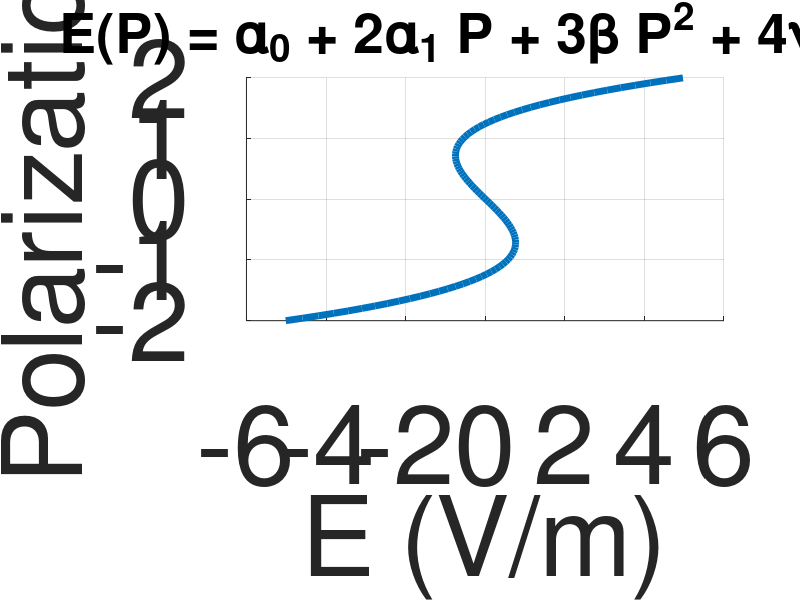

Source code (MATLAB):
% Define the coefficients a, b, and g
%alpha0 = 275.9
%alpha1 = 5.072e+04;
%alpha11 = -6.208e+06;
%alpha12 = 6.56e+04;
%alpha111 = 1.348e+07;
%alpha112 = 0;
epsilon = 1e7;

alpha0 = 119.61e3;
alpha1 = 2.099e+04;
beta = -2.844e+04;
gamma = 2.546e+06;
Q11=0.0228;
%======================Scaling==============================
ab=1e7;
alpha0=alpha0/ab;
alpha1=alpha1/ab;
%alpha11=alpha11/ab;
%alpha111=alpha111/ab;
%alpha112=alpha112/ab;
%alpha12=alpha12/ab;
%alpha2=alpha2/ab;
beta=beta/ab;
gamma=gamma/ab;

% Define multiple values of E
%T_values = [300, 400, 500, 600, 700, 800];
T_values = [300];

% Define the range of E values
%E_values = linspace(-20, 20, 100); % This will create 100 points between -20 and 20 for E
% Create a figure with 1080p resolution
figure('Position', [100, 100, 1300, 1080]);

% Define the range of P values
P = linspace(-2, 2, 100); % This will create 100 points between -2 and 2

% Plot the equation for each value of E
hold on; % This allows multiple curves to be plotted on the same figure
for T = T_values
    %E = alpha0 + 2*alpha1 * (T - 676) * P + 3*alpha12 * P.^2 + 4*alpha11 * P.^3  + 6*alpha111 * P.^5 + 4*alpha112 * P.^3;
    E = alpha0 + 2*alpha1 * (T - 676) * P + 3*beta * P.^2 + 4*gamma * P.^3;
    plot(E, P, 'LineWidth', 5);
end
hold off;

% Add labels and title
set(gca, 'FontSize', 80);
xlabel('E (V/m)', 'FontSize', 80);
ylabel('Polarization', 'FontSize', 80);
title('E(P) = \alpha_0 + 2\alpha_1 P + 3\beta P^2 + 4\gamma P^3 ', 'FontSize', 40);
grid on;

%line([0 0], ylim, 'Color', 'k', 'LineWidth', 2); % Vertical line
%line(xlim, [0 0], 'Color', 'k', 'LineWidth', 2); % Horizontal line

% Remove x and y labels and data axis
%axis off;


% Add a legend to differentiate between different curves
%legend('T = 300 K', 'T = 500 K', 'T = 700 K', 'T = 800 K');

% Save the figure as a tight-fit PDF file with high resolution
pdfFileName = 'P-E.pdf';
exportgraphics(gcf, pdfFileName, 'ContentType', 'vector', 'Resolution', 1080);  % Here 300 DPI is an example, adjust as needed
disp(['Tight-fit PDF saved as "', pdfFileName, '" in the current location.']);

